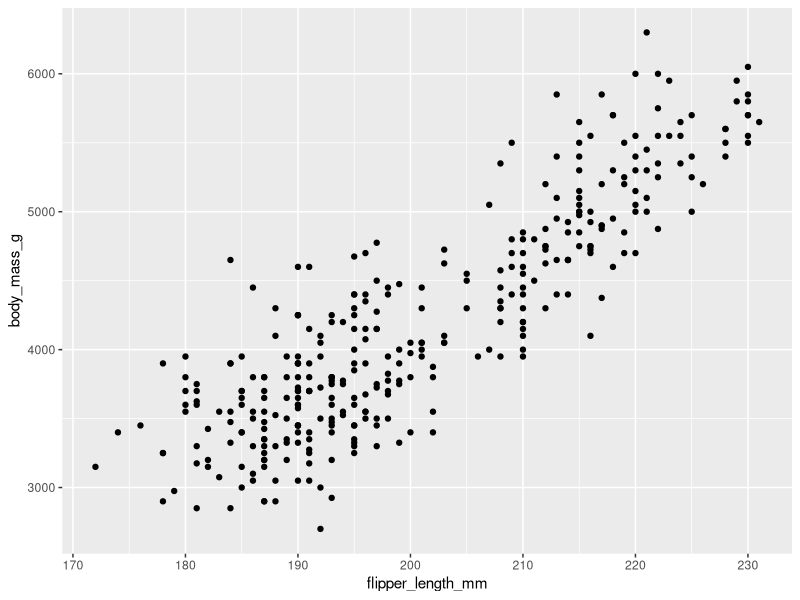

This figure's R source:
## ---- chunk 1
library(ggplot2)

library(palmerpenguins)

data(penguins)


## ---- chunk 2
ggplot(data = penguins) +

  geom_point(mapping = aes(x = flipper_length_mm, y = body_mass_g))
